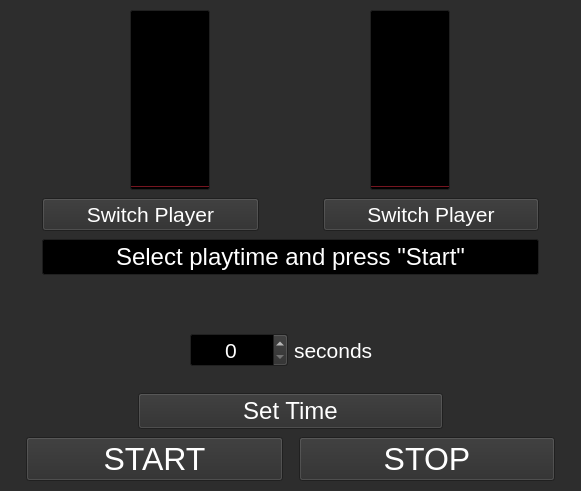
<?xml version="1.0" encoding="UTF-8"?>
<ui version="4.0">
 <class>MainWindow</class>
 <widget class="QMainWindow" name="MainWindow">
  <property name="geometry">
   <rect>
    <x>0</x>
    <y>0</y>
    <width>581</width>
    <height>491</height>
   </rect>
  </property>
  <property name="sizePolicy">
   <sizepolicy hsizetype="Fixed" vsizetype="Fixed">
    <horstretch>0</horstretch>
    <verstretch>0</verstretch>
   </sizepolicy>
  </property>
  <property name="minimumSize">
   <size>
    <width>581</width>
    <height>491</height>
   </size>
  </property>
  <property name="maximumSize">
   <size>
    <width>581</width>
    <height>491</height>
   </size>
  </property>
  <property name="palette">
   <palette>
    <active>
     <colorrole role="WindowText">
      <brush brushstyle="SolidPattern">
       <color alpha="255">
        <red>255</red>
        <green>255</green>
        <blue>255</blue>
       </color>
      </brush>
     </colorrole>
     <colorrole role="Button">
      <brush brushstyle="SolidPattern">
       <color alpha="255">
        <red>45</red>
        <green>45</green>
        <blue>45</blue>
       </color>
      </brush>
     </colorrole>
     <colorrole role="Light">
      <brush brushstyle="SolidPattern">
       <color alpha="255">
        <red>68</red>
        <green>68</green>
        <blue>68</blue>
       </color>
      </brush>
     </colorrole>
     <colorrole role="Midlight">
      <brush brushstyle="SolidPattern">
       <color alpha="255">
        <red>56</red>
        <green>56</green>
        <blue>56</blue>
       </color>
      </brush>
     </colorrole>
     <colorrole role="Dark">
      <brush brushstyle="SolidPattern">
       <color alpha="255">
        <red>23</red>
        <green>23</green>
        <blue>23</blue>
       </color>
      </brush>
     </colorrole>
     <colorrole role="Mid">
      <brush brushstyle="SolidPattern">
       <color alpha="255">
        <red>30</red>
        <green>30</green>
        <blue>30</blue>
       </color>
      </brush>
     </colorrole>
     <colorrole role="Text">
      <brush brushstyle="SolidPattern">
       <color alpha="255">
        <red>255</red>
        <green>255</green>
        <blue>255</blue>
       </color>
      </brush>
     </colorrole>
     <colorrole role="BrightText">
      <brush brushstyle="SolidPattern">
       <color alpha="255">
        <red>255</red>
        <green>255</green>
        <blue>255</blue>
       </color>
      </brush>
     </colorrole>
     <colorrole role="ButtonText">
      <brush brushstyle="SolidPattern">
       <color alpha="255">
        <red>255</red>
        <green>255</green>
        <blue>255</blue>
       </color>
      </brush>
     </colorrole>
     <colorrole role="Base">
      <brush brushstyle="SolidPattern">
       <color alpha="255">
        <red>0</red>
        <green>0</green>
        <blue>0</blue>
       </color>
      </brush>
     </colorrole>
     <colorrole role="Window">
      <brush brushstyle="SolidPattern">
       <color alpha="255">
        <red>45</red>
        <green>45</green>
        <blue>45</blue>
       </color>
      </brush>
     </colorrole>
     <colorrole role="Shadow">
      <brush brushstyle="SolidPattern">
       <color alpha="255">
        <red>0</red>
        <green>0</green>
        <blue>0</blue>
       </color>
      </brush>
     </colorrole>
     <colorrole role="Highlight">
      <brush brushstyle="SolidPattern">
       <color alpha="255">
        <red>54</red>
        <green>54</green>
        <blue>54</blue>
       </color>
      </brush>
     </colorrole>
     <colorrole role="AlternateBase">
      <brush brushstyle="SolidPattern">
       <color alpha="255">
        <red>22</red>
        <green>22</green>
        <blue>22</blue>
       </color>
      </brush>
     </colorrole>
     <colorrole role="ToolTipBase">
      <brush brushstyle="SolidPattern">
       <color alpha="255">
        <red>255</red>
        <green>255</green>
        <blue>220</blue>
       </color>
      </brush>
     </colorrole>
     <colorrole role="ToolTipText">
      <brush brushstyle="SolidPattern">
       <color alpha="255">
        <red>0</red>
        <green>0</green>
        <blue>0</blue>
       </color>
      </brush>
     </colorrole>
     <colorrole role="PlaceholderText">
      <brush brushstyle="SolidPattern">
       <color alpha="127">
        <red>255</red>
        <green>255</green>
        <blue>255</blue>
       </color>
      </brush>
     </colorrole>
     <colorrole role="Accent">
      <brush brushstyle="SolidPattern">
       <color alpha="255">
        <red>0</red>
        <green>0</green>
        <blue>0</blue>
       </color>
      </brush>
     </colorrole>
    </active>
    <inactive>
     <colorrole role="WindowText">
      <brush brushstyle="SolidPattern">
       <color alpha="255">
        <red>255</red>
        <green>255</green>
        <blue>255</blue>
       </color>
      </brush>
     </colorrole>
     <colorrole role="Button">
      <brush brushstyle="SolidPattern">
       <color alpha="255">
        <red>45</red>
        <green>45</green>
        <blue>45</blue>
       </color>
      </brush>
     </colorrole>
     <colorrole role="Light">
      <brush brushstyle="SolidPattern">
       <color alpha="255">
        <red>68</red>
        <green>68</green>
        <blue>68</blue>
       </color>
      </brush>
     </colorrole>
     <colorrole role="Midlight">
      <brush brushstyle="SolidPattern">
       <color alpha="255">
        <red>56</red>
        <green>56</green>
        <blue>56</blue>
       </color>
      </brush>
     </colorrole>
     <colorrole role="Dark">
      <brush brushstyle="SolidPattern">
       <color alpha="255">
        <red>23</red>
        <green>23</green>
        <blue>23</blue>
       </color>
      </brush>
     </colorrole>
     <colorrole role="Mid">
      <brush brushstyle="SolidPattern">
       <color alpha="255">
        <red>30</red>
        <green>30</green>
        <blue>30</blue>
       </color>
      </brush>
     </colorrole>
     <colorrole role="Text">
      <brush brushstyle="SolidPattern">
       <color alpha="255">
        <red>255</red>
        <green>255</green>
        <blue>255</blue>
       </color>
      </brush>
     </colorrole>
     <colorrole role="BrightText">
      <brush brushstyle="SolidPattern">
       <color alpha="255">
        <red>255</red>
        <green>255</green>
        <blue>255</blue>
       </color>
      </brush>
     </colorrole>
     <colorrole role="ButtonText">
      <brush brushstyle="SolidPattern">
       <color alpha="255">
        <red>255</red>
        <green>255</green>
        <blue>255</blue>
       </color>
      </brush>
     </colorrole>
     <colorrole role="Base">
      <brush brushstyle="SolidPattern">
       <color alpha="255">
        <red>0</red>
        <green>0</green>
        <blue>0</blue>
       </color>
      </brush>
     </colorrole>
     <colorrole role="Window">
      <brush brushstyle="SolidPattern">
       <color alpha="255">
        <red>45</red>
        <green>45</green>
        <blue>45</blue>
       </color>
      </brush>
     </colorrole>
     <colorrole role="Shadow">
      <brush brushstyle="SolidPattern">
       <color alpha="255">
        <red>0</red>
        <green>0</green>
        <blue>0</blue>
       </color>
      </brush>
     </colorrole>
     <colorrole role="Highlight">
      <brush brushstyle="SolidPattern">
       <color alpha="255">
        <red>54</red>
        <green>54</green>
        <blue>54</blue>
       </color>
      </brush>
     </colorrole>
     <colorrole role="AlternateBase">
      <brush brushstyle="SolidPattern">
       <color alpha="255">
        <red>22</red>
        <green>22</green>
        <blue>22</blue>
       </color>
      </brush>
     </colorrole>
     <colorrole role="ToolTipBase">
      <brush brushstyle="SolidPattern">
       <color alpha="255">
        <red>255</red>
        <green>255</green>
        <blue>220</blue>
       </color>
      </brush>
     </colorrole>
     <colorrole role="ToolTipText">
      <brush brushstyle="SolidPattern">
       <color alpha="255">
        <red>0</red>
        <green>0</green>
        <blue>0</blue>
       </color>
      </brush>
     </colorrole>
     <colorrole role="PlaceholderText">
      <brush brushstyle="SolidPattern">
       <color alpha="127">
        <red>255</red>
        <green>255</green>
        <blue>255</blue>
       </color>
      </brush>
     </colorrole>
     <colorrole role="Accent">
      <brush brushstyle="SolidPattern">
       <color alpha="255">
        <red>0</red>
        <green>0</green>
        <blue>0</blue>
       </color>
      </brush>
     </colorrole>
    </inactive>
    <disabled>
     <colorrole role="WindowText">
      <brush brushstyle="SolidPattern">
       <color alpha="255">
        <red>23</red>
        <green>23</green>
        <blue>23</blue>
       </color>
      </brush>
     </colorrole>
     <colorrole role="Button">
      <brush brushstyle="SolidPattern">
       <color alpha="255">
        <red>45</red>
        <green>45</green>
        <blue>45</blue>
       </color>
      </brush>
     </colorrole>
     <colorrole role="Light">
      <brush brushstyle="SolidPattern">
       <color alpha="255">
        <red>68</red>
        <green>68</green>
        <blue>68</blue>
       </color>
      </brush>
     </colorrole>
     <colorrole role="Midlight">
      <brush brushstyle="SolidPattern">
       <color alpha="255">
        <red>56</red>
        <green>56</green>
        <blue>56</blue>
       </color>
      </brush>
     </colorrole>
     <colorrole role="Dark">
      <brush brushstyle="SolidPattern">
       <color alpha="255">
        <red>23</red>
        <green>23</green>
        <blue>23</blue>
       </color>
      </brush>
     </colorrole>
     <colorrole role="Mid">
      <brush brushstyle="SolidPattern">
       <color alpha="255">
        <red>30</red>
        <green>30</green>
        <blue>30</blue>
       </color>
      </brush>
     </colorrole>
     <colorrole role="Text">
      <brush brushstyle="SolidPattern">
       <color alpha="255">
        <red>23</red>
        <green>23</green>
        <blue>23</blue>
       </color>
      </brush>
     </colorrole>
     <colorrole role="BrightText">
      <brush brushstyle="SolidPattern">
       <color alpha="255">
        <red>255</red>
        <green>255</green>
        <blue>255</blue>
       </color>
      </brush>
     </colorrole>
     <colorrole role="ButtonText">
      <brush brushstyle="SolidPattern">
       <color alpha="255">
        <red>23</red>
        <green>23</green>
        <blue>23</blue>
       </color>
      </brush>
     </colorrole>
     <colorrole role="Base">
      <brush brushstyle="SolidPattern">
       <color alpha="255">
        <red>45</red>
        <green>45</green>
        <blue>45</blue>
       </color>
      </brush>
     </colorrole>
     <colorrole role="Window">
      <brush brushstyle="SolidPattern">
       <color alpha="255">
        <red>45</red>
        <green>45</green>
        <blue>45</blue>
       </color>
      </brush>
     </colorrole>
     <colorrole role="Shadow">
      <brush brushstyle="SolidPattern">
       <color alpha="255">
        <red>0</red>
        <green>0</green>
        <blue>0</blue>
       </color>
      </brush>
     </colorrole>
     <colorrole role="AlternateBase">
      <brush brushstyle="SolidPattern">
       <color alpha="255">
        <red>45</red>
        <green>45</green>
        <blue>45</blue>
       </color>
      </brush>
     </colorrole>
     <colorrole role="ToolTipBase">
      <brush brushstyle="SolidPattern">
       <color alpha="255">
        <red>255</red>
        <green>255</green>
        <blue>220</blue>
       </color>
      </brush>
     </colorrole>
     <colorrole role="ToolTipText">
      <brush brushstyle="SolidPattern">
       <color alpha="255">
        <red>0</red>
        <green>0</green>
        <blue>0</blue>
       </color>
      </brush>
     </colorrole>
     <colorrole role="PlaceholderText">
      <brush brushstyle="SolidPattern">
       <color alpha="127">
        <red>23</red>
        <green>23</green>
        <blue>23</blue>
       </color>
      </brush>
     </colorrole>
     <colorrole role="Accent">
      <brush brushstyle="SolidPattern">
       <color alpha="255">
        <red>32</red>
        <green>32</green>
        <blue>32</blue>
       </color>
      </brush>
     </colorrole>
    </disabled>
   </palette>
  </property>
  <property name="windowTitle">
   <string>Chess Timer</string>
  </property>
  <widget class="QWidget" name="centralwidget">
   <widget class="QWidget" name="verticalLayoutWidget">
    <property name="geometry">
     <rect>
      <x>10</x>
      <y>10</y>
      <width>561</width>
      <height>471</height>
     </rect>
    </property>
    <layout class="QVBoxLayout" name="verticalLayout_2">
     <property name="spacing">
      <number>8</number>
     </property>
     <property name="sizeConstraint">
      <enum>QLayout::SizeConstraint::SetDefaultConstraint</enum>
     </property>
     <item>
      <layout class="QHBoxLayout" name="horizontalLayout">
       <property name="spacing">
        <number>64</number>
       </property>
       <property name="leftMargin">
        <number>24</number>
       </property>
       <property name="rightMargin">
        <number>24</number>
       </property>
       <property name="bottomMargin">
        <number>0</number>
       </property>
       <item>
        <widget class="QProgressBar" name="progressBarPlayer1">
         <property name="sizePolicy">
          <sizepolicy hsizetype="Fixed" vsizetype="Expanding">
           <horstretch>0</horstretch>
           <verstretch>0</verstretch>
          </sizepolicy>
         </property>
         <property name="maximumSize">
          <size>
           <width>80</width>
           <height>180</height>
          </size>
         </property>
         <property name="palette">
          <palette>
           <active>
            <colorrole role="Highlight">
             <brush brushstyle="SolidPattern">
              <color alpha="255">
               <red>165</red>
               <green>29</green>
               <blue>45</blue>
              </color>
             </brush>
            </colorrole>
           </active>
           <inactive>
            <colorrole role="Highlight">
             <brush brushstyle="SolidPattern">
              <color alpha="255">
               <red>165</red>
               <green>29</green>
               <blue>45</blue>
              </color>
             </brush>
            </colorrole>
           </inactive>
           <disabled/>
          </palette>
         </property>
         <property name="font">
          <font>
           <pointsize>18</pointsize>
          </font>
         </property>
         <property name="maximum">
          <number>1</number>
         </property>
         <property name="value">
          <number>0</number>
         </property>
         <property name="alignment">
          <set>Qt::AlignmentFlag::AlignLeading|Qt::AlignmentFlag::AlignLeft|Qt::AlignmentFlag::AlignTop</set>
         </property>
         <property name="orientation">
          <enum>Qt::Orientation::Vertical</enum>
         </property>
         <property name="format">
          <string>%v</string>
         </property>
        </widget>
       </item>
       <item>
        <widget class="QProgressBar" name="progressBarPlayer2">
         <property name="sizePolicy">
          <sizepolicy hsizetype="Fixed" vsizetype="Expanding">
           <horstretch>0</horstretch>
           <verstretch>0</verstretch>
          </sizepolicy>
         </property>
         <property name="maximumSize">
          <size>
           <width>80</width>
           <height>180</height>
          </size>
         </property>
         <property name="palette">
          <palette>
           <active>
            <colorrole role="Highlight">
             <brush brushstyle="SolidPattern">
              <color alpha="255">
               <red>165</red>
               <green>29</green>
               <blue>45</blue>
              </color>
             </brush>
            </colorrole>
           </active>
           <inactive>
            <colorrole role="Highlight">
             <brush brushstyle="SolidPattern">
              <color alpha="255">
               <red>165</red>
               <green>29</green>
               <blue>45</blue>
              </color>
             </brush>
            </colorrole>
           </inactive>
           <disabled/>
          </palette>
         </property>
         <property name="font">
          <font>
           <pointsize>18</pointsize>
          </font>
         </property>
         <property name="maximum">
          <number>1</number>
         </property>
         <property name="value">
          <number>0</number>
         </property>
         <property name="alignment">
          <set>Qt::AlignmentFlag::AlignLeading|Qt::AlignmentFlag::AlignLeft|Qt::AlignmentFlag::AlignTop</set>
         </property>
         <property name="orientation">
          <enum>Qt::Orientation::Vertical</enum>
         </property>
         <property name="format">
          <string>%v</string>
         </property>
        </widget>
       </item>
      </layout>
     </item>
     <item>
      <layout class="QHBoxLayout" name="horizontalLayout_2">
       <property name="spacing">
        <number>64</number>
       </property>
       <property name="leftMargin">
        <number>32</number>
       </property>
       <property name="rightMargin">
        <number>32</number>
       </property>
       <item>
        <widget class="QPushButton" name="pushButtonPlayer1">
         <property name="font">
          <font>
           <pointsize>16</pointsize>
          </font>
         </property>
         <property name="text">
          <string>Switch Player</string>
         </property>
        </widget>
       </item>
       <item>
        <widget class="QPushButton" name="pushButtonPlayer2">
         <property name="font">
          <font>
           <pointsize>16</pointsize>
          </font>
         </property>
         <property name="text">
          <string>Switch Player</string>
         </property>
        </widget>
       </item>
      </layout>
     </item>
     <item>
      <layout class="QHBoxLayout" name="horizontalLayout_3">
       <property name="leftMargin">
        <number>32</number>
       </property>
       <property name="topMargin">
        <number>0</number>
       </property>
       <property name="rightMargin">
        <number>32</number>
       </property>
       <item>
        <widget class="QProgressBar" name="progressBarGame">
         <property name="palette">
          <palette>
           <active>
            <colorrole role="Highlight">
             <brush brushstyle="SolidPattern">
              <color alpha="255">
               <red>165</red>
               <green>29</green>
               <blue>45</blue>
              </color>
             </brush>
            </colorrole>
           </active>
           <inactive>
            <colorrole role="Highlight">
             <brush brushstyle="SolidPattern">
              <color alpha="255">
               <red>165</red>
               <green>29</green>
               <blue>45</blue>
              </color>
             </brush>
            </colorrole>
           </inactive>
           <disabled/>
          </palette>
         </property>
         <property name="font">
          <font>
           <pointsize>18</pointsize>
          </font>
         </property>
         <property name="maximum">
          <number>1</number>
         </property>
         <property name="value">
          <number>0</number>
         </property>
         <property name="format">
          <string>Select playtime and press &quot;Start&quot;</string>
         </property>
        </widget>
       </item>
      </layout>
     </item>
     <item>
      <layout class="QHBoxLayout" name="horizontalLayout_4">
       <property name="spacing">
        <number>6</number>
       </property>
       <property name="leftMargin">
        <number>180</number>
       </property>
       <property name="topMargin">
        <number>32</number>
       </property>
       <property name="rightMargin">
        <number>180</number>
       </property>
       <item>
        <widget class="QSpinBox" name="spinBoxGameTime">
         <property name="font">
          <font>
           <pointsize>16</pointsize>
          </font>
         </property>
         <property name="alignment">
          <set>Qt::AlignmentFlag::AlignCenter</set>
         </property>
         <property name="minimum">
          <number>0</number>
         </property>
         <property name="maximum">
          <number>99999</number>
         </property>
         <property name="value">
          <number>0</number>
         </property>
        </widget>
       </item>
       <item>
        <widget class="QLabel" name="label">
         <property name="font">
          <font>
           <pointsize>16</pointsize>
          </font>
         </property>
         <property name="text">
          <string>seconds</string>
         </property>
        </widget>
       </item>
      </layout>
     </item>
     <item>
      <layout class="QHBoxLayout" name="horizontalLayout_6">
       <property name="spacing">
        <number>6</number>
       </property>
       <property name="leftMargin">
        <number>128</number>
       </property>
       <property name="rightMargin">
        <number>128</number>
       </property>
       <item>
        <widget class="QPushButton" name="pushButtonSetTime">
         <property name="font">
          <font>
           <pointsize>18</pointsize>
          </font>
         </property>
         <property name="text">
          <string>Set Time</string>
         </property>
        </widget>
       </item>
      </layout>
     </item>
     <item>
      <layout class="QHBoxLayout" name="horizontalLayout_5">
       <property name="spacing">
        <number>16</number>
       </property>
       <property name="leftMargin">
        <number>16</number>
       </property>
       <property name="rightMargin">
        <number>16</number>
       </property>
       <item>
        <widget class="QPushButton" name="pushButtonStart">
         <property name="font">
          <font>
           <pointsize>24</pointsize>
          </font>
         </property>
         <property name="text">
          <string>START</string>
         </property>
        </widget>
       </item>
       <item>
        <widget class="QPushButton" name="pushButtonStop">
         <property name="font">
          <font>
           <pointsize>24</pointsize>
          </font>
         </property>
         <property name="text">
          <string>STOP</string>
         </property>
        </widget>
       </item>
      </layout>
     </item>
    </layout>
   </widget>
  </widget>
 </widget>
 <resources/>
 <connections/>
</ui>
